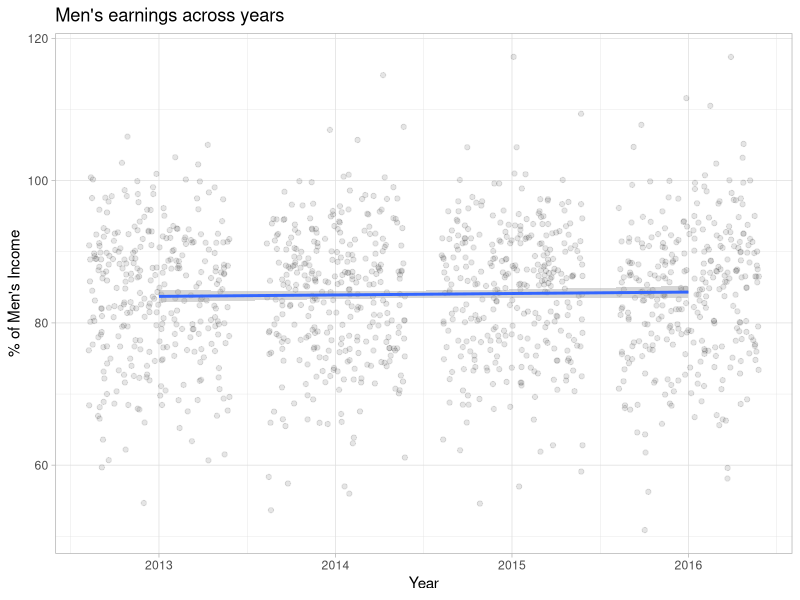
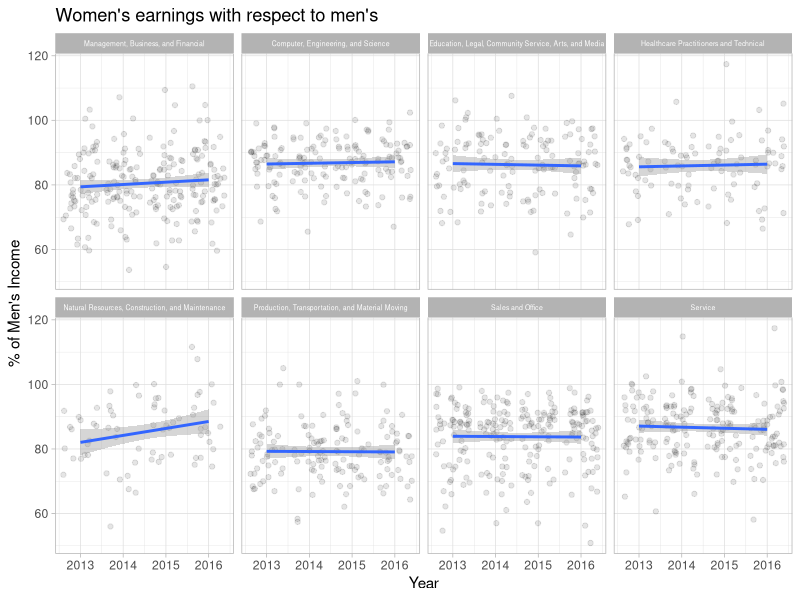

The R source for these figures, in order:
## ---- chunk 1
knitr::opts_chunk$set(echo = TRUE)
## ---- chunk 2
library(tidyverse)
# Set our ggplot theme from the outset
theme_set(theme_light())
# Read in the data 
gender_employment <- read_csv("../Data/gender_employment.csv")


# look at the raw data
glimpse(gender_employment)


## ---- chunk 3

gender_employment %>% 
  ggplot(aes(x = year, y = wage_percent_of_male)) +
  geom_jitter(alpha = 0.1) + 
  geom_smooth(method = "lm") + 
  labs(title = "Men's earnings across years", 
       y = "% of Men's Income", 
       x = "Year")
## ---- chunk 4
# first let's relevel our categorical variable
gender_employment <- gender_employment %>% 
  mutate(major_category = as.factor(major_category), 
         major_category = relevel(major_category, ref = "Management, Business, and Financial"))

# next, let's create our model
parallel_model <- lm(wage_percent_of_male ~ major_category + year, data = gender_employment)

# lastly, let's summarize the data
library(broom)
tidy(parallel_model)
## ---- chunk 5
gender_employment%>% 
  ggplot(aes(x = year, y = wage_percent_of_male)) +
  geom_jitter(alpha = 0.1) + 
  geom_smooth(method = "lm") + 
  labs(title = "Women's earnings with respect to men's", 
       y = "% of Men's Income", 
       x = "Year") + 
  facet_wrap(~major_category, nrow = 2) + theme(strip.text.x = element_text(size = 5))
## ---- chunk 6

interaction_model <- lm(wage_percent_of_male ~ major_category * year, data = gender_employment)

# lastly, let's summarize the data
library(broom)
tidy(interaction_model)
## ---- chunk 7

# we already looked at the raw data above, but before we build our model
# lets look at a summary of the raw data

summary(gender_employment %>% 
  select(year, wage_percent_of_male))

# build model
simple_fit <- lm(wage_percent_of_male ~ year, data = gender_employment)

# summarize
tidy(simple_fit)

## ---- chunk 8
# now lets fine the correlations
gender_employment %>% 
  select(year, wage_percent_of_male, percent_female) %>% 
  cor(use = "complete.obs")
## ---- chunk 9

# again, before creating the model let's look at a summary
summary(gender_employment %>% 
  select(year, wage_percent_of_male, percent_female))

# create the model
multiple_fit <- lm(wage_percent_of_male ~ year + percent_female, data = gender_employment)

# summarize
tidy(multiple_fit)
## ---- chunk 10

# let's look at the r-squared value for the model without the condition
simple_glanced <- glance(simple_fit)
simple_glanced$r.squared

# let's look at the r-squared value for the model with the condition
multiple_glanced <- glance(multiple_fit)
multiple_glanced$r.squared
